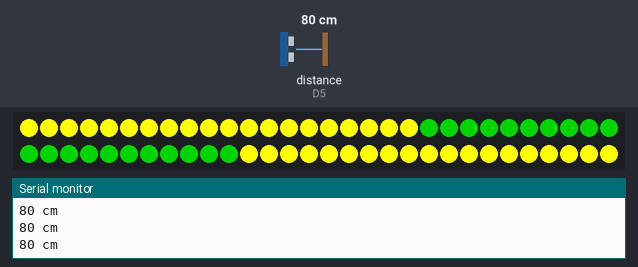
A sketch run on a simulated ESP8266 (NodeMCU). Parts: 60 RGB LEDs in strip order, left to right, continuing on the next row, the last lines printed to the serial monitor. Wiring (inferred from the names in the program): ultrasonic range finder: trigger D8; echo D5. The test bench sets the inputs (shaded band); at power-on: distance to the obstacle (sensor on D5) 80 cm. The echo pulse lasts 58.3 µs per cm; dim RGB values are drawn brighter than linear.

Above: at 1.2 s.
1.3 s: distance to the obstacle (sensor on D5) set to 2 cm
At 2.5 s:
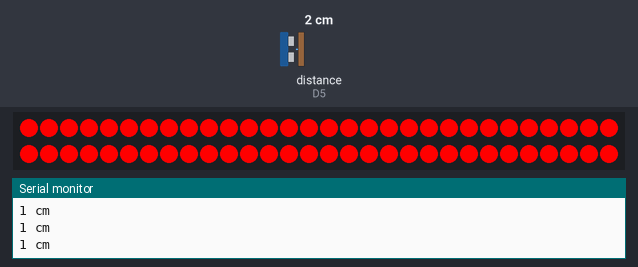
2.8 s: distance to the obstacle (sensor on D5) set to 120 cm
At 3.9 s:
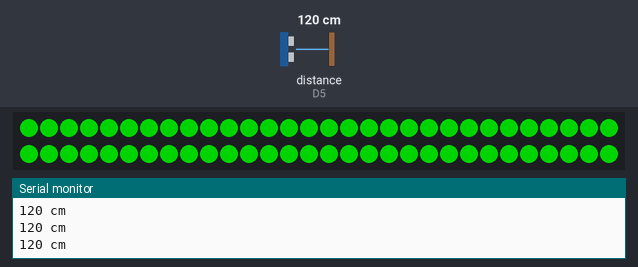
4.3 s: distance to the obstacle (sensor on D5) set to 4 cm
At 4.9 s:
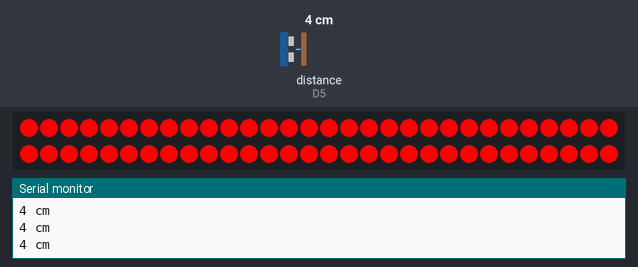
Timing chart, 0 to 7.3 s (numbered marks = the images above; inputs shaded):
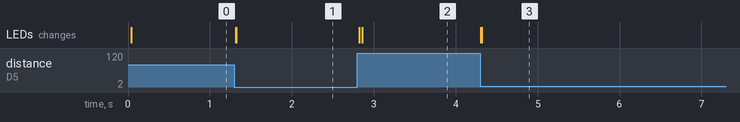

The sketch:

Pixel_led_parking_sensor.ino
```cpp
//https://www.youtube.com/watch?v=PQ5xii6dPr0&ab_channel=SLIDEAS
//https://www.mediafire.com/folder/qvaicrbi8bui2/Pixel_led_parking_sensor
//esse primeiro

#include "FastLED.h"
#include <math.h>
/*
 HC-SR04 Ping distance sensor]
 VCC to arduino 5v GND to arduino GND
 Echo to Arduino pin 13 Trig to Arduino pin 12
 Red POS to Arduino pin 2

*/

#define NUM_LEDS 60

#define DATA_PIN D4

// Define the array of leds
CRGB leds[NUM_LEDS];

// Ultrasonic Module Pins
#define trigPin D8
#define echoPin D5

// Thresholds (in CM)
long SECTION_SIZE = 30;
long STOP_DISTANCE = 40;
long WARNING_THRESHOLD = 30;
long MAX_THRESHOLD = 275;

long RED_THRESHOLD = STOP_DISTANCE;
long YELLOW_THRESHOLD = RED_THRESHOLD + SECTION_SIZE;
long GREEN_THRESHOLD = YELLOW_THRESHOLD + SECTION_SIZE;

const int numReadings = 5;

int readings[numReadings];      // the readings from the analog input
int readIndex = 0;              // the index of the current reading
int total = 0;                  // the running total
int average = 0;                // the average

void setup() {
  Serial.begin (9600);

  // Fast LED Setup
  FastLED.addLeds<NEOPIXEL, DATA_PIN>(leds, NUM_LEDS);
  // FastLED.setBrightness(84);

  // HC-SR04 Setup
  pinMode(trigPin, OUTPUT);
  pinMode(echoPin, INPUT);

  // initialize all the readings to 0:
  for (int thisReading = 0; thisReading < numReadings; thisReading++) {
    readings[thisReading] = 0;
  }
}

void loop() {
  long distance, lastRun;
  bool red, yellow, green;
  total = total - readings[readIndex];
  readings[readIndex] = calculateDistance();
  total = total + readings[readIndex];

  readIndex++;
  if (readIndex >= numReadings) readIndex = 0;

  distance = abs(total / numReadings);

  yellow = distance <= YELLOW_THRESHOLD && distance > RED_THRESHOLD;
  red = distance <= RED_THRESHOLD;
  green = distance > YELLOW_THRESHOLD && distance <= GREEN_THRESHOLD;

  if (red) {
    setRed();
  } else if (yellow) {
    setYellow(distance);
  } else if (green) {
    setGreen(distance);
  } else {
    setGreenStandby();
  }


  Serial.print(distance);
  Serial.println(" cm");
  FastLED.show();
  delay(1);
}

void lightItUp(const CRGB& pColor, const CRGB& sColor, uint16_t travel) {
  uint16_t travelFix = travel * (NUM_LEDS/SECTION_SIZE);
  uint16_t leftStop = travelFix/2;
  uint16_t rightStop = NUM_LEDS - leftStop;
  for (int i = 0; i < NUM_LEDS; i++) {
    if (i < leftStop || i > rightStop) {
      leds[i] = pColor;
    } else {
      leds[i] = sColor;
    }
  }

  FastLED.show();
}


long calculateDistance() {
  long duration;
  digitalWrite(trigPin, LOW);
  delayMicroseconds(2);
  digitalWrite(trigPin, HIGH);
  delayMicroseconds(10);
  digitalWrite(trigPin, LOW);

  duration = pulseIn(echoPin, HIGH);
  return (duration/2) / 29.1;
}

void setGreenStandby() {
  return fill_solid(leds, NUM_LEDS, CRGB::Green);
}

void setRed() {
  return fill_solid(leds, NUM_LEDS, CRGB::Red);
}

void setGreen(long distance) {
  long travel = GREEN_THRESHOLD - distance;
  return lightItUp(CRGB::Yellow, CRGB::Green, travel);
}

void setYellow(long distance) {
  long travel = YELLOW_THRESHOLD - distance;
  return lightItUp(CRGB::Red, CRGB::Yellow, travel);
}
```

Measured:
- after the input at 1.3 s, the LEDs: first change at once (image 1 shows a later state)
- after the input at 2.8 s, the LEDs: first change at once (image 2 shows a later state)
- after the input at 4.3 s, the LEDs: first change at once (image 3 shows a later state)
